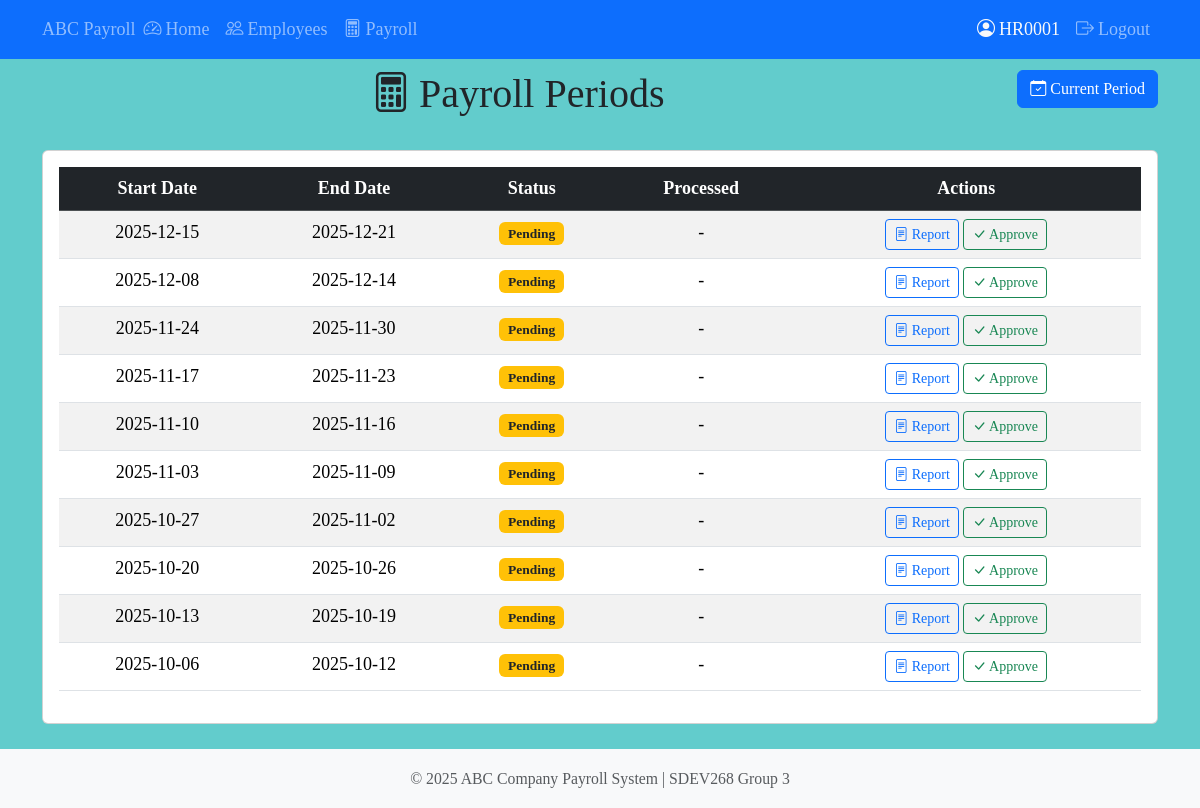
The page /payroll/ (signed in) on the database as committed earlier.
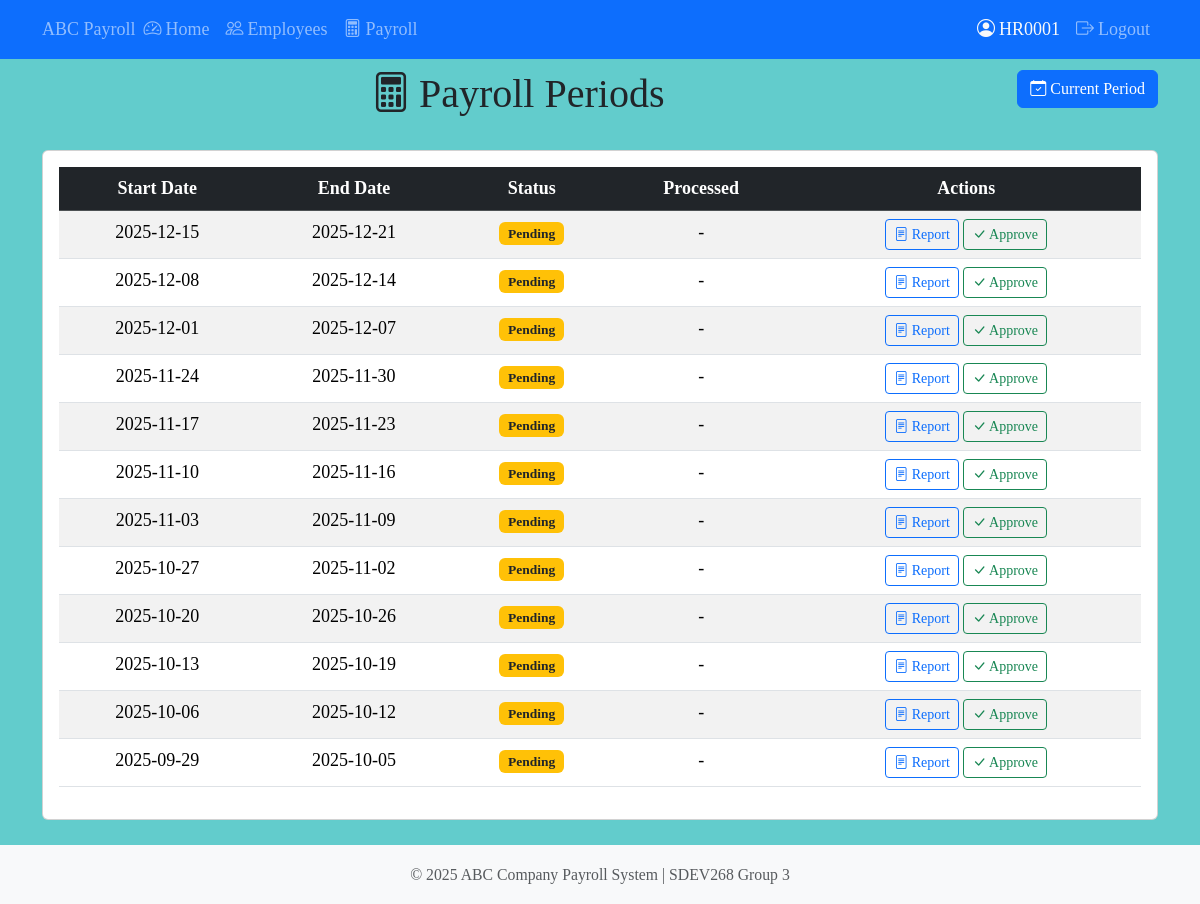
The same page on the database as committed later.
### tables this page shows
CREATE TABLE payroll_periods (
    payroll_id INTEGER PRIMARY KEY AUTOINCREMENT,
    period_start_date TEXT NOT NULL,
    period_end_date TEXT NOT NULL,
    processed_date TEXT,
    is_locked INTEGER NOT NULL DEFAULT 0,
    processed_by TEXT,
    created_date TEXT NOT NULL DEFAULT (datetime('now', 'localtime')),
    UNIQUE(period_start_date, period_end_date),
    CHECK (date(period_end_date) >= date(period_start_date))
);

### src/routes/payroll.py (the view)
@bp.route("/")
@admin_required
def payroll_list():
    success, message, periods = payroll_controller.get_all_payroll_periods()
    return render_template("payroll/payroll_list.html", periods=periods)

### src/controllers/payroll_controller.py (called while the page is built)
    def get_all_payroll_periods(
        self, include_locked: bool = True
    ) -> tuple[bool, str, list[PayrollPeriod]]:
        try:
            periods = PayrollPeriod.get_all(include_locked=include_locked)
            return True, f"Retrieved {len(periods)} payroll periods", periods
        except Exception as e:
            return False, f"Error retrieving payroll periods: {e!s}", []

### src/models/base_model.py (called while the page is built)
    @classmethod
    def get_connection(cls) -> sqlite3.Connection:
        conn = sqlite3.connect(cls.DB_PATH, timeout=30.0)
        conn.row_factory = sqlite3.Row
        return conn

    @classmethod
    def execute_query(cls, query: str, params: tuple = ()) -> list[sqlite3.Row]:
        conn = cls.get_connection()
        cursor = conn.cursor()
        cursor.execute(query, params)
        results = cursor.fetchall()
        conn.close()
        return results

### src/models/payroll.py (called while the page is built, shortened)
    @classmethod
    def get_all(cls, include_locked: bool = True) -> list["PayrollPeriod"]:
        if include_locked:
            query = "SELECT * FROM payroll_periods ORDER BY period_start_date DESC"
            params = ()
        rows = cls.execute_query(query, params)
        return [cls._row_to_payroll_period(row) for row in rows]

    @classmethod
    def _row_to_payroll_period(cls, row: sqlite3.Row) -> "PayrollPeriod":
        return PayrollPeriod(
            payroll_id=row["payroll_id"],
            period_start_date=row["period_start_date"],
            period_end_date=row["period_end_date"],
            processed_date=row["processed_date"],
            is_locked=row["is_locked"],
            processed_by=row["processed_by"],
            created_date=row["created_date"],
        )

### src/routes/payroll.py (called while the page is built)
def admin_required(f):
    from functools import wraps
    @wraps(f)
    def decorated_function(*args, **kwargs):
        if not session.get("user_id"):
            flash("Please log in to access this page.", "error")
            return redirect(url_for("auth.login"))
        if session.get("user_type") != "Admin":
            flash("Admin access required.", "error")
            return redirect(url_for("auth.login"))
        return f(*args, **kwargs)
    return decorated_function

### src/templates/payroll/payroll_list.html (shortened to what this page needs)
{% extends "base.html" %}
{% block content %}
<div class="row mb-4">
    <div class="col">
        <h1><i class="bi bi-calculator me-2"></i>Payroll Periods</h1>
    </div>
    <div class="col-auto">
        <a href="{{ url_for('payroll.current_period') }}" class="btn btn-primary">
            <i class="bi bi-calendar-check me-1"></i>Current Period
        </a>
    </div>
</div>
<div class="card">
    <div class="card-body">
        {% if periods %}
        <div class="table-responsive">
            <table class="table table-striped table-hover">
                <thead class="table-dark">
                    <tr>
                        <th>Start Date</th>
                        <th>End Date</th>
                        <th>Status</th>
                        <th>Processed</th>
                        <th>Actions</th>
                    </tr>
                </thead>
                <tbody>
                    {% for period in periods %}
                    <tr>
                        <td>{{ period.period_start_date }}</td>
                        <td>{{ period.period_end_date }}</td>
                        <td>
                            {% if period.is_locked %}
                                <span class="badge bg-success">Approved</span>
                            {% else %}
                                <span class="badge bg-warning text-dark">Pending</span>
                            {% endif %}
                        </td>
                        <td>
                            {% if period.processed_date %}
                                {{ period.processed_date[:10] }} by {{ period.processed_by }}
                            {% else %}
                                -
                            {% endif %}
                        </td>
                        <td>
                            <a href="{{ url_for('payroll.payroll_report', payroll_id=period.payroll_id) }}"
                               class="btn btn-sm btn-outline-primary">
                                <i class="bi bi-file-text"></i> Report
                            </a>
                            {% if not period.is_locked %}
                            <form method="POST"
                                  action="{{ url_for('payroll.approve_payroll', payroll_id=period.payroll_id) }}"
                                  style="display: inline;">
                                <button type="submit" class="btn btn-sm btn-outline-success"
                                        onclick="return confirm('Approve and lock this payroll period?');">
                                    <i class="bi bi-check-lg"></i> Approve
                                </button>
                            </form>
                            {% endif %}
                        </td>
                    </tr>
                    {% endfor %}
                </tbody>
            </table>
        </div>
        {% endif %}
    </div>
</div>
{% endblock %}

### src/templates/base.html (shortened to what this page needs)
<!DOCTYPE html>
<html lang="en">
<head>
    <link href="https://cdn.jsdelivr.net/npm/bootstrap@5.3.2/dist/css/bootstrap.min.css" rel="stylesheet">
    <link rel="stylesheet" href="https://cdn.jsdelivr.net/npm/bootstrap-icons@1.11.1/font/bootstrap-icons.css">
    <link rel="stylesheet" href="{{ url_for('static', filename='css/PayrollStyle.css') }}">
</head>
<body class="d-flex flex-column min-vh-100">
    <nav class="navbar navbar-expand-lg navbar-dark bg-primary fixed-top">
        <div class="container">
            <span class="navbar-text">ABC Payroll</span>
            <div class="collapse navbar-collapse" id="navbarNav">
                <ul class="navbar-nav me-auto">
                    {% if session.get('user_id') %}
                        {% if session.get('user_type') == 'Admin' %}
                            <li class="nav-item">
                                <a class="nav-link" href="{{ url_for('admin.dashboard') }}">
                                    <i class="bi bi-speedometer2 me-1"></i>Home
                                </a>
                            </li>
                            <li class="nav-item">
                                <a class="nav-link" href="{{ url_for('admin.employee_list') }}">
                                    <i class="bi bi-people me-1"></i>Employees
                                </a>
                            </li>
                            <li class="nav-item">
                                <a class="nav-link" href="{{ url_for('payroll.payroll_list') }}">
                                    <i class="bi bi-calculator me-1"></i>Payroll
                                </a>
                            </li>
                        {% endif %}
                    {% endif %}
                </ul>
                <ul class="navbar-nav">
                    {% if session.get('user_id') %}
                        <li class="nav-item">
                            <span class="nav-link text-light">
                                <i class="bi bi-person-circle me-1"></i>{{ session.get('username', 'User') }}
                            </span>
                        </li>
                        <li class="nav-item">
                            <a class="nav-link" href="{{ url_for('auth.logout') }}">
                                <i class="bi bi-box-arrow-right me-1"></i>Logout
                            </a>
                        </li>
                    {% else %}
                        <li class="nav-item">
                            <a class="nav-link" href="{{ url_for('auth.login') }}">
                                <i class="bi bi-box-arrow-in-right me-1"></i>Login
                            </a>
                        </li>
                    {% endif %}
                </ul>
            </div>
        </div>
    </nav>
    <main class="container pb-4 flex-grow-1">
        {% block content %}{% endblock %}
    </main>
    <div style="height: 60px;"></div>
    <footer class="bg-light py-3 mt-auto fixed-bottom">
        <div class="container text-center text-muted">
            <small>&copy; 2025 ABC Company Payroll System | SDEV268 Group 3</small>
        </div>
    </footer>
</body>
</html>

### src/static/css/PayrollStyle.css (style rules this page uses)
body { font-family: 'Times New Roman', serif; text-align: center; font-size: large; background-color: #62cccc; }
button { font-size: large; font-weight: bold; background-color: #ece0e0; border: none; padding: 10px 20px; cursor: pointer; }

Rows that differ between the two databases and show on the page:
added payroll_periods: period_start_date "2025-12-01", period_end_date "2025-12-07", is_locked "Pending"
added payroll_periods: period_start_date "2025-09-29", period_end_date "2025-10-05", is_locked "Pending"
